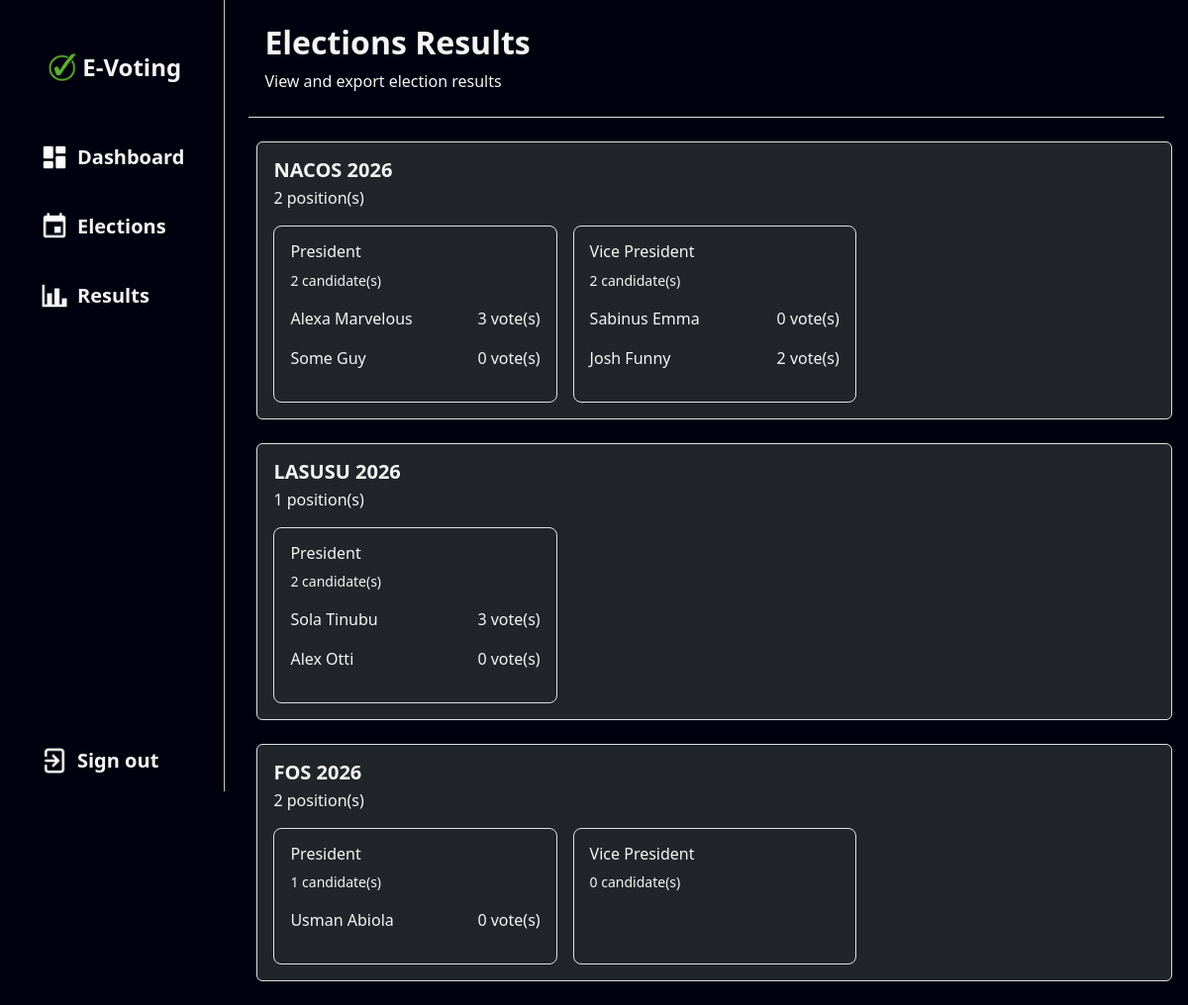
Screenshot of /admin/results.php (signed in) with the database file from the repository.
### tables this page shows
CREATE TABLE `elections` (
  `id` int(11) NOT NULL,
  `title` varchar(150) NOT NULL,
  `description` text DEFAULT NULL,
  `start_date` date NOT NULL,
  `end_date` date NOT NULL,
  `status` enum('active','inactive') DEFAULT 'active',
  `created_at` timestamp NOT NULL DEFAULT current_timestamp(),
  `updated_at` timestamp NOT NULL DEFAULT current_timestamp() ON UPDATE current_timestamp()
);

CREATE TABLE `positions` (
  `id` int(11) NOT NULL,
  `election_id` int(11) NOT NULL,
  `title` varchar(100) NOT NULL,
  `created_at` timestamp NOT NULL DEFAULT current_timestamp()
);

CREATE TABLE `candidates` (
  `id` int(11) NOT NULL,
  `position_id` int(11) NOT NULL,
  `name` varchar(255) NOT NULL
);

### admin/results.php (the view, shortened to what this page needs)
<?php
include_once('../includes/connect.php');
if ($_SESSION['verified'] === true) {
?>
    <!DOCTYPE html>
    <html lang="en">
    <head>
        <link rel="stylesheet" href="../asset/style.css" />
        <link rel="stylesheet" href="../asset/bootstrap/css/bootstrap.min.css" />
    </head>
    <body class=" position-relative d-flex" style="background-color: #00000f; color: #f5f5f5;">
        <?php
        include_once "sidenav.php";
        ?>
        <main class="p-md-4 pt-0 w-100">
            <div class="p-3 pt-md-0 d-flex justify-content-between align-items-center pb-2 border-bottom">
                <div class="">
                    <h4 class=" display-5 fs-2 fw-bold">Elections Results</h4>
                    <p>View and export election results</p>
                </div>
            </div>
            <?php
            $sql = "SELECT * FROM elections";
            $stmt = $conn->prepare($sql);
            $stmt->execute();
            $result = $stmt->get_result();
            while ($row = $result->fetch_assoc()) {
            ?>
                <section class=" container mt-4 ms-2 p-3 border rounded-2 bg-dark">
                    <div class=" d-flex justify-content-between">
                        <h5 class=" fw-bold mb-1 d-flex align-items-center"><?= $row['title'] ?></h5>
                        <button class="btn btn-primary-outline"></button>
                    </div>
                    <?php
                    $psql = "SELECT * FROM positions WHERE election_id = ? ORDER BY id";
                    $pstmt = $conn->prepare($psql);
                    $pstmt->bind_param('i', $row['id']);
                    $pstmt->execute();
                    $presult = $pstmt->get_result();
                    $positionCount = $presult->num_rows; ?>
                    <p class=" mb-0"><?= $positionCount ?> position(s)</p>
                    <div class="row row-cols-3 g-3 mt-0">
                        <?php
                        while ($prow = $presult->fetch_assoc()) {
                        ?>
                            <div class="col">
                                <div class="p-3 border rounded-3 h-100">
                                    <h6><?= $prow['title'] ?></h6>
                                    <?php
                                    $csql = "SELECT * FROM candidates WHERE position_id = ? ORDER BY id";
                                    $cstmt = $conn->prepare($csql);
                                    $cstmt->bind_param('i', $prow['id']);
                                    $cstmt->execute();
                                    $cresult = $cstmt->get_result();
                                    $candidateCount = $cresult->num_rows; ?>
                                    <p class=" small"><?= $candidateCount ?> candidate(s)</p>
                                    <div class="">
                                        <?php
                                        while ($crow = $cresult->fetch_assoc()) {
                                        ?>
                                            <div class=" d-flex justify-content-between">
                                                <p class=" d-flex justify-content-between"><?= $crow['name'] ?></p>
                                                <?php
                                                $vsql = "SELECT COUNT(*) AS vote_count FROM votes WHERE candidate_id = ? AND position_id = ? AND election_id = ?";
                                                $vstmt = $conn->prepare($vsql);
                                                $vstmt->bind_param("iii", $crow['id'], $prow['id'], $row['id']);
                                                $vstmt->execute();
                                                $vresult = $vstmt->get_result();
                                                if ($vrow = $vresult->fetch_assoc()) {
                                                    echo "<p>" .$vrow['vote_count']." vote(s)</p>";
                                                }
                                                ?>
                                            </div>
                                        <?php }
                                        ?>
                                    </div>
                                </div>
                            </div>
                        <?php }
                        ?>
                    </div>
                </section>
            <?php } ?>
        </main>
    </body>
    </html>
<?php
} else {
    header("Location: ../login.php");
}
?>

### rows the page displays
elections: title "NACOS 2026", positionCount "2"
positions: title "President", candidateCount "2"
candidates: name "Alexa Marvelous", vote_count "3"
candidates: name "Some Guy", vote_count "0"
positions: title "Vice President", candidateCount "2"
candidates: name "Sabinus Emma", vote_count "0"
candidates: name "Josh Funny", vote_count "2"
elections: title "LASUSU 2026", positionCount "1"
positions: title "President", candidateCount "2"
candidates: name "Sola Tinubu", vote_count "3"
candidates: name "Alex Otti", vote_count "0"
elections: title "FOS 2026", positionCount "2"
positions: title "President", candidateCount "1"
candidates: name "Usman Abiola", vote_count "0"
positions: title "Vice President", candidateCount "0"
